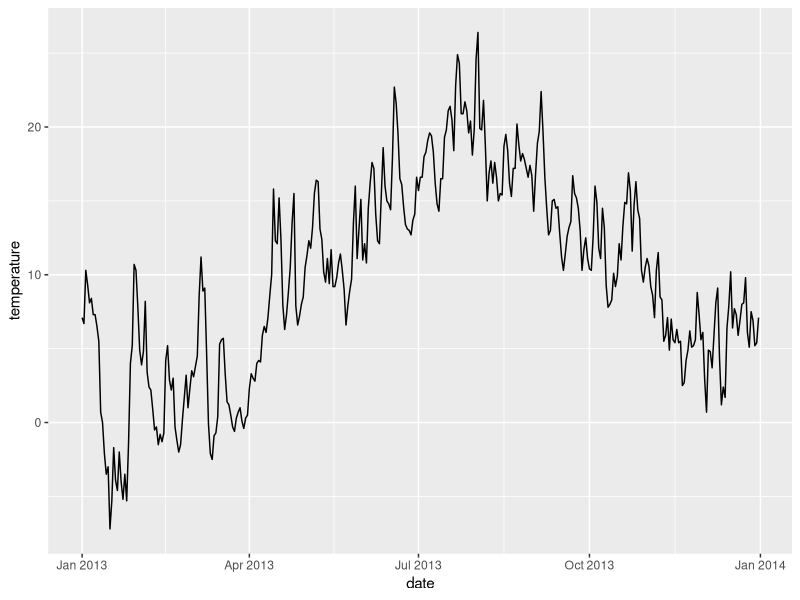

Write the R code that produced this figure.
## ---- chunk 1
library(ggplot2)
temperatures <- read.csv('data/temperature.csv')
temperatures$date <- as.POSIXct(strptime(temperatures$date, format="%Y-%m-%d"))
ggplot(temperatures, aes(date, temperature)) + geom_line()
